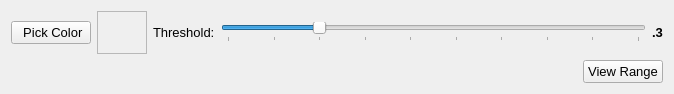
<?xml version="1.0" encoding="UTF-8"?>
<ui version="4.0">
 <class>MatchedFilter</class>
 <widget class="QWidget" name="MatchedFilter">
  <property name="geometry">
   <rect>
    <x>0</x>
    <y>0</y>
    <width>674</width>
    <height>94</height>
   </rect>
  </property>
  <property name="windowTitle">
   <string>Form</string>
  </property>
  <layout class="QVBoxLayout" name="verticalLayout">
   <item>
    <layout class="QHBoxLayout" name="ColorSelectionLayout">
     <item>
      <widget class="QPushButton" name="colorButton">
       <property name="font">
        <font>
         <pointsize>10</pointsize>
        </font>
       </property>
       <property name="text">
        <string> Pick Color</string>
       </property>
       <property name="icon">
        <iconset resource="MatchedFilter.qrc">
         <normaloff>:/icons/color.png</normaloff>:/icons/color.png</iconset>
       </property>
      </widget>
     </item>
     <item>
      <widget class="QFrame" name="colorSample">
       <property name="minimumSize">
        <size>
         <width>50</width>
         <height>20</height>
        </size>
       </property>
       <property name="frameShape">
        <enum>QFrame::StyledPanel</enum>
       </property>
       <property name="frameShadow">
        <enum>QFrame::Raised</enum>
       </property>
      </widget>
     </item>
     <item>
      <layout class="QHBoxLayout" name="SilderLayout">
       <item>
        <widget class="QLabel" name="thresholdLabel">
         <property name="font">
          <font>
           <pointsize>10</pointsize>
          </font>
         </property>
         <property name="text">
          <string>Threshold:</string>
         </property>
        </widget>
       </item>
       <item>
        <widget class="QSlider" name="thresholdSlider">
         <property name="minimum">
          <number>1</number>
         </property>
         <property name="maximum">
          <number>10</number>
         </property>
         <property name="pageStep">
          <number>1</number>
         </property>
         <property name="value">
          <number>3</number>
         </property>
         <property name="orientation">
          <enum>Qt::Horizontal</enum>
         </property>
         <property name="tickPosition">
          <enum>QSlider::TicksBelow</enum>
         </property>
         <property name="tickInterval">
          <number>1</number>
         </property>
        </widget>
       </item>
       <item>
        <widget class="QLabel" name="thresholdValueLabel">
         <property name="font">
          <font>
           <pointsize>10</pointsize>
           <weight>75</weight>
           <bold>true</bold>
          </font>
         </property>
         <property name="text">
          <string>.3</string>
         </property>
        </widget>
       </item>
      </layout>
     </item>
    </layout>
   </item>
   <item>
    <layout class="QHBoxLayout" name="RangeViewerLayout">
     <item>
      <spacer name="horizontalSpacer">
       <property name="orientation">
        <enum>Qt::Horizontal</enum>
       </property>
       <property name="sizeHint" stdset="0">
        <size>
         <width>40</width>
         <height>20</height>
        </size>
       </property>
      </spacer>
     </item>
     <item>
      <widget class="QPushButton" name="viewRangeButton">
       <property name="sizePolicy">
        <sizepolicy hsizetype="Fixed" vsizetype="Fixed">
         <horstretch>0</horstretch>
         <verstretch>0</verstretch>
        </sizepolicy>
       </property>
       <property name="font">
        <font>
         <pointsize>10</pointsize>
        </font>
       </property>
       <property name="text">
        <string>View Range</string>
       </property>
       <property name="icon">
        <iconset resource="MatchedFilter.qrc">
         <normaloff>:/icons/eye.png</normaloff>:/icons/eye.png</iconset>
       </property>
      </widget>
     </item>
    </layout>
   </item>
  </layout>
 </widget>
 <resources>
  <include location="MatchedFilter.qrc"/>
 </resources>
 <connections/>
</ui>
